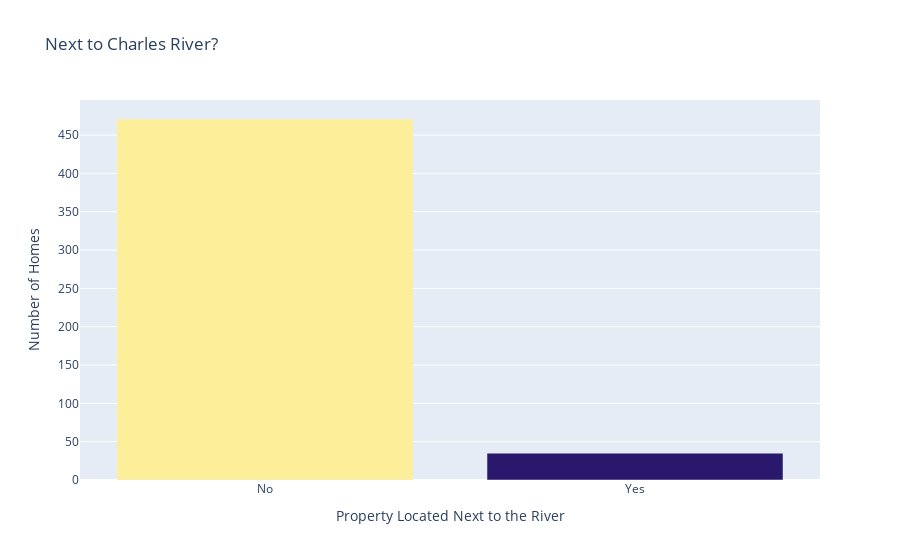

Source (notebook cell):
### Code cell
bar = px.bar(x=['No', 'Yes'], 
             y=river_access.values,
             color=river_access.values,
             title='Next to Charles River?',
             color_continuous_scale=px.colors.sequential.haline)
bar.update_layout(xaxis_title='Property Located Next to the River', yaxis_title='Number of Homes', coloraxis_showscale=False)
bar.show()

### Figure 1 — Plotly figure (JSON) as saved in the notebook; plotly's stock layout.template omitted (floating-point values rounded to 4 significant figures)
{"data": [{"alignmentgroup": "True", "hovertemplate": "x=%{x}<br>y=%{y}<br>color=%{marker.color}<extra></extra>", "legendgroup": "", "marker": {"color": [471, 35], "coloraxis": "coloraxis", "pattern": {"shape": ""}}, "name": "", "offsetgroup": "", "orientation": "v", "showlegend": false, "textposition": "auto", "type": "bar", "x": ["No", "Yes"], "xaxis": "x", "y": [471, 35], "yaxis": "y"}], "layout": {"barmode": "relative", "coloraxis": {"colorbar": {"title": {"text": "color"}}, "colorscale": [[0, "rgb(41, 24, 107)"], [0.09091, "rgb(42, 35, 160)"], [0.1818, "rgb(15, 71, 153)"], [0.2727, "rgb(18, 95, 142)"], [0.3636, "rgb(38, 116, 137)"], [0.4545, "rgb(53, 136, 136)"], [0.5455, "rgb(65, 157, 133)"], [0.6364, "rgb(81, 178, 124)"], [0.7273, "rgb(111, 198, 107)"], [0.8182, "rgb(160, 214, 91)"], [0.9091, "rgb(212, 225, 112)"], [1, "rgb(253, 238, 153)"]], "showscale": false}, "legend": {"tracegroupgap": 0}, "title": {"text": "Next to Charles River?"}, "xaxis": {"anchor": "y", "domain": [0, 1], "title": {"text": "Property Located Next to the River"}}, "yaxis": {"anchor": "x", "domain": [0, 1], "title": {"text": "Number of Homes"}}}}
